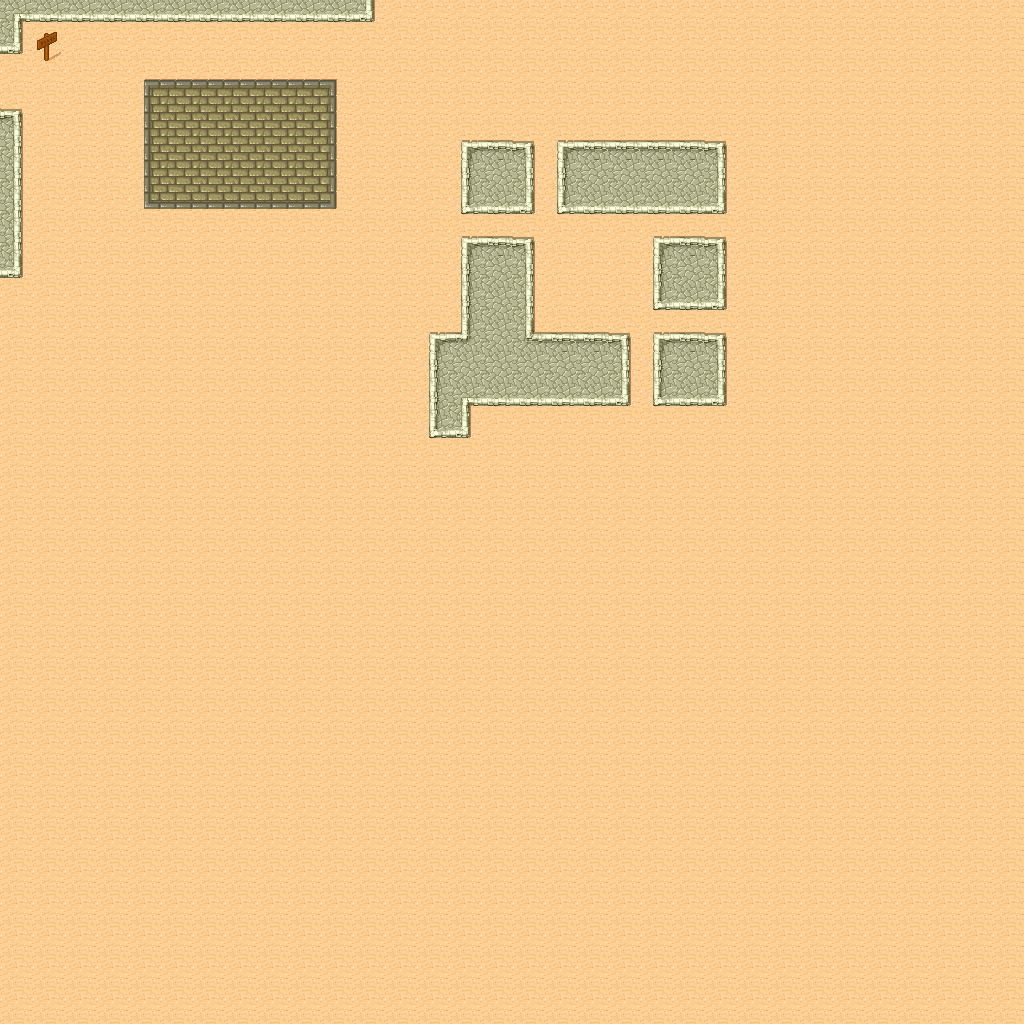

The image is a tile-based game level rendered from a .tmx file. Its description and source (layers, tilesets, objects; grid data summarised) follow:
An orthogonal 32x32 tile map with 32x32 px tiles, 1 tile layer (Layer 0).

<map version="1.0" orientation="orthogonal" width="32" height="32" tilewidth="32" tileheight="32">
 <tileset name="Desert" firstgid="1" tilewidth="32" tileheight="32" spacing="1" margin="1">
  <image source="tmw_desert_spacing.png" />
 </tileset>
 <layer name="Layer 0" width="32" height="32">
  <data>[1024 cells, 1024 non-empty, 23 distinct tile ids]</data>
 </layer>
</map>
